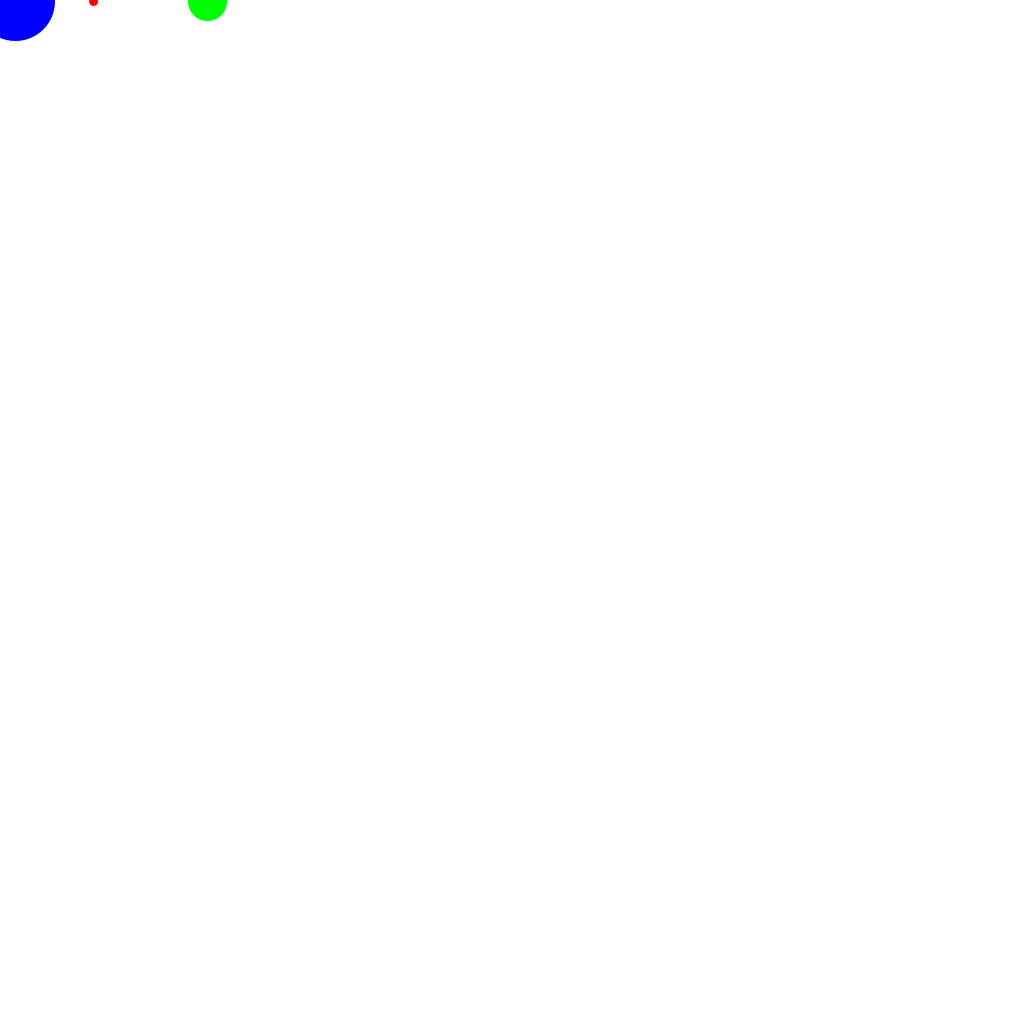
Frame 1 (no input)
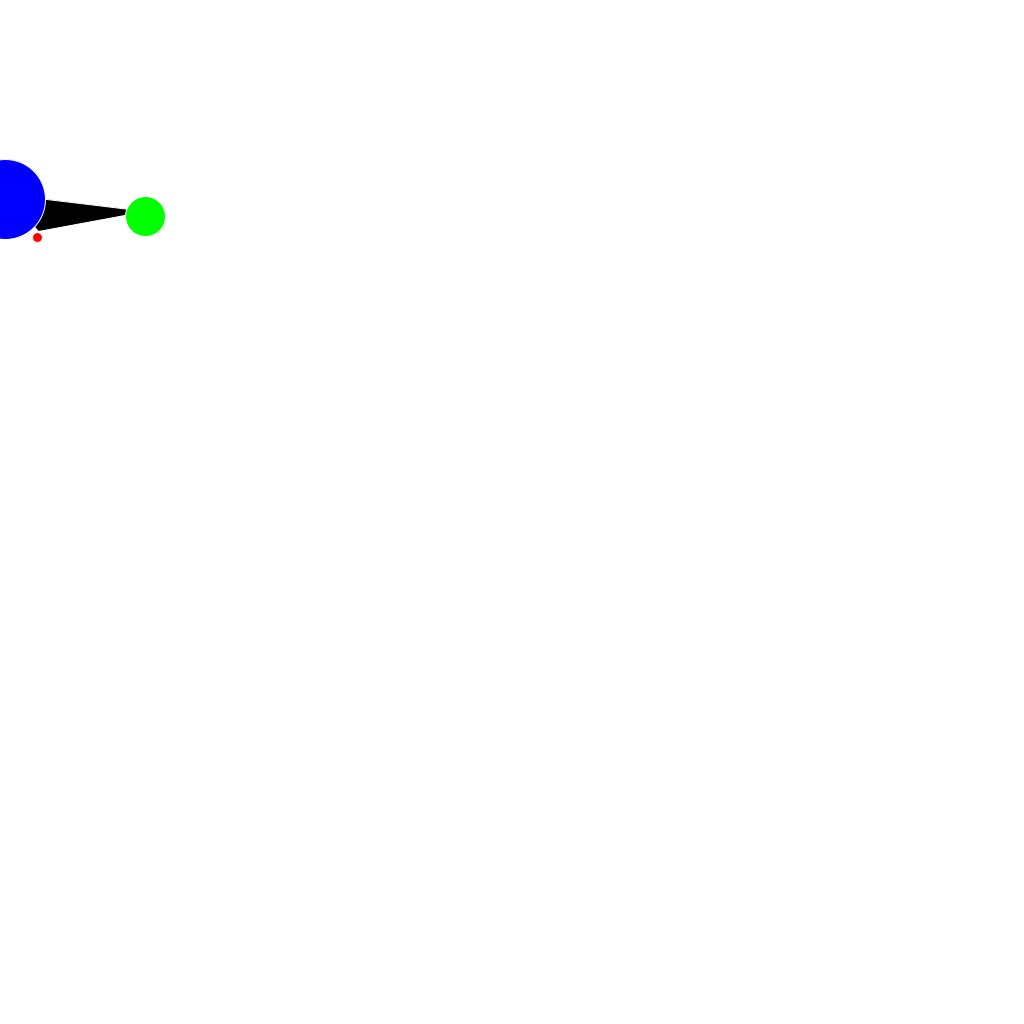
Frame 60 (the mouse pressed at the canvas centre just before this capture)
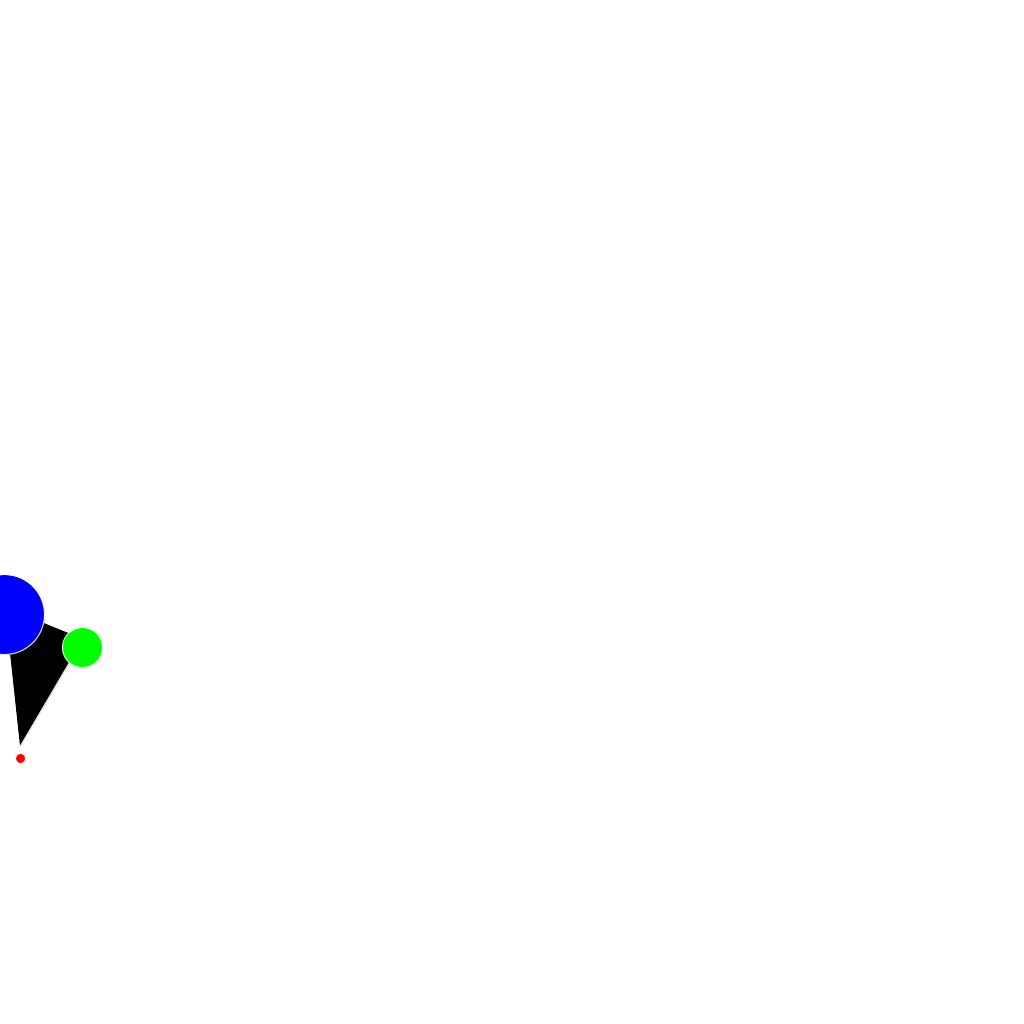
Frame 120 (the mouse held since frame 60 and released just before this capture)

The Processing sketch that drew these frames (run headless with seeded random() and noise(); from frame 60 on, the mouse is pressed at the canvas centre):

// Processing sketch: sketch_sep27b_gravity_triangle_FUNCTIONS
// ── sketch_sep27b_gravity_triangle_FUNCTIONS.pde
// Jason Stephens
// Introduction To Computational Media (ICM)
// ITP - Fall 2010
// Week:3_Practice: Gravity Simulation



// setup for 1st x,y (gravity, speed, cordinates)
float x1; //declare x1 for initial starting point dependent on width
float y1 = 0;//y1 initial starting point
float speedY1 = random(1,2);// vertical component of velocity for vertex 1
float speedX1 = random(-2,2);//horizontal component of velocit for vertex 1
float gravity1 = random(.05,.08);
float dampenX1 = random(-1.05,-1.5);
float dampenY1 =random(-.9855,-.99999);
// setup for 2nd xy (gravity, speed, coordinates)
float x2;  //decalre x2 for starting point dependent on setup width
float y2 = 0;
float speedX2 = random(-2,2);
float speedY2 = random(1,2);
float gravity2 = random(.05,.08);
float dampenX2 =random(-1.05,-1.15);
float dampenY2 =random(-.98,-.9999);

// setup for 3nd xy (gravity, speed, coordinates)
float x3;  //declare x3 for starting point dependent on setup width
float y3 = 0;
float speedX3 = random(-2,2);
float speedY3 = random(1,2);
float gravity3 = random(.05,.08);
float dampenX3 = random(-1.05,-1.15);
float dampenY3=random(-.9855,-.9999);

void setup() {
  println(x1);
  size (1024,1024);
  fill(0);
  stroke(255);
  rectMode(CENTER);
  //initialize x1-x3 now that size is setup
  x1=random(width);
  x2=random(width);
  x3=random(width);
}

void draw() {
  background(255);
  drawTriangle();
  moveTriangle();
  bounceTriangle();
  drawEllipseMarker();
  //rect(x1,y1,10,10);
}

void drawEllipseMarker(){
  fill(255,0,0);
  ellipse (x1,y1,10,10);
  fill(0,255,0);
  ellipse (x2,y2,40,40);
  fill(0,0,255);
  ellipse (x3,y3,80,80);
}

// creating the drawTriangle function
void drawTriangle() {
  fill(0);
  triangle(x1,y1,x2,y2,x3,y3);
}

//creating the moveTriangle function
void moveTriangle() {
  // bouncing for 1st xy
  y1=y1+speedY1;//add speed to location
  x1=x1+speedX1;
  speedY1=speedY1+gravity1;//add gravit to speed
   //setup for 2nd xy
  y2=y2+speedY2; //add speed to the y2 ooordinates
  speedY2=speedY2+gravity2;
  x2=x2+speedX2; 
   //setup for 3nd xy
  y3=y3+speedY3; //add speed to the y2 ooordinates
  speedY3=speedY3+gravity3;
  x3=x3+speedX3;
}

//creating the bounceTriangle function
void bounceTriangle() {
  //if the triangle reaches the bottom reverse the speed
  //x1,y1 check bounce and dampen
  if (y1>height) {
    speedY1=speedY1*dampenY1; // change direction with dampening
  }
  if ((x1>width)||(x1<0)) {
    speedX1=speedX1*dampenX1; //change direction with dampen
  }
  //x2,y2 check bounce and dampening
  if (y2>height) {
    speedY2=speedY2*dampenY2;  //change direction with dampen
  }
  if ((x2>width)||(x2<0)) {
    speedX2=speedX2*dampenX2;  //change direction with dampen
  }
  //x3,y3 check bounce and dampen
  if (y3>height) {
    speedY3=speedY3*dampenY3;  //change direction with dampen
  }
  if ((x3>width)||(x3<0)) {
    speedX3=speedX3*dampenX3; // change direction with dampen
  }
}
